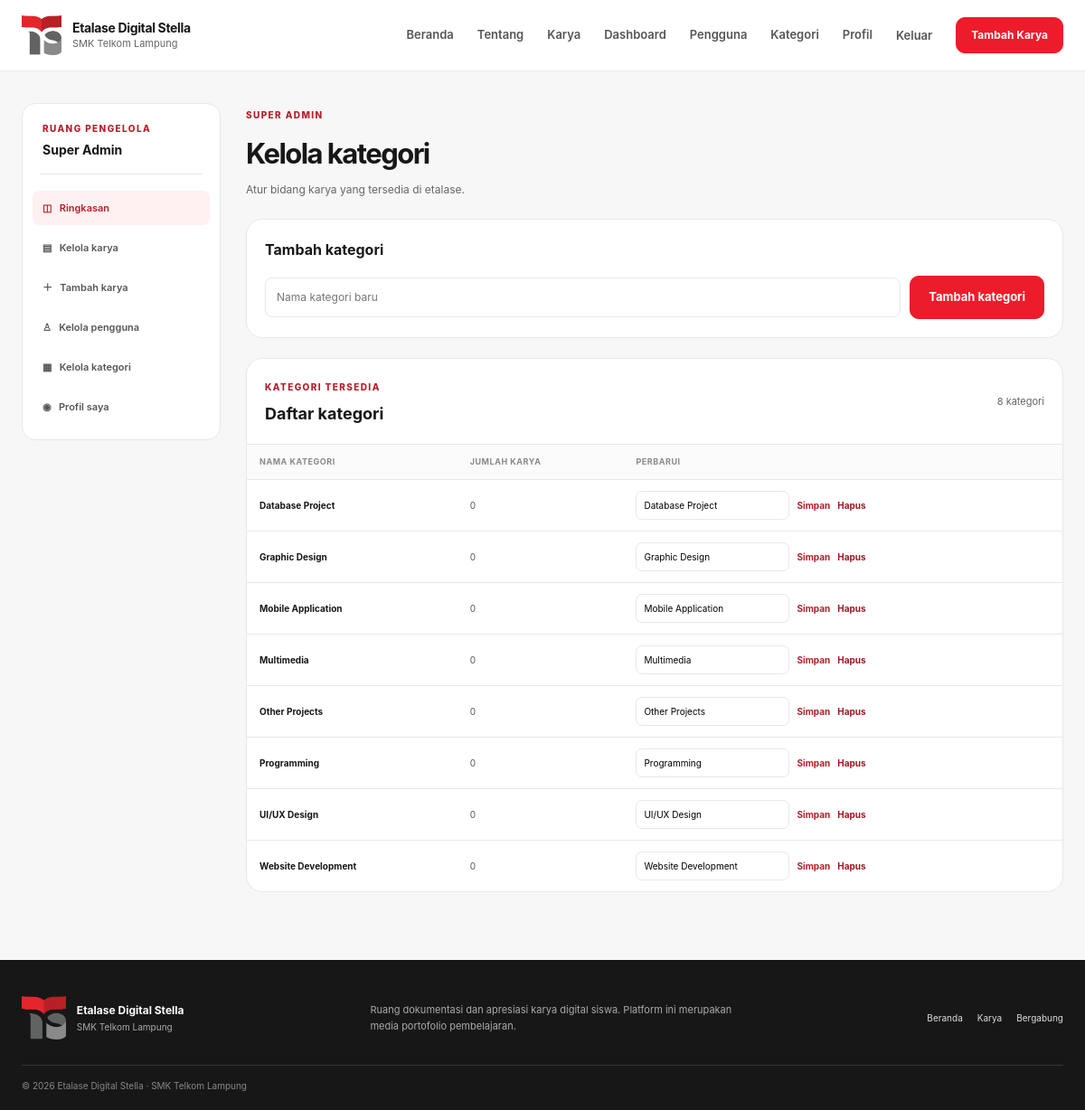
Screenshot of /admin/categories.php (signed in) with the database file from the repository.
### tables this page shows
CREATE TABLE IF NOT EXISTS categories (
  id INT UNSIGNED NOT NULL AUTO_INCREMENT,
  nama VARCHAR(100) NOT NULL,
  PRIMARY KEY (id),
  UNIQUE KEY uq_categories_name (nama)
);

### middleware/auth_check.php (called while the page is built, shortened)
<?php
$scriptDirectory = str_replace('\\', '/', dirname($_SERVER['SCRIPT_NAME'] ?? '/'));
$scriptDirectory = preg_replace('~/(auth|admin)$~', '', $scriptDirectory) ?? $scriptDirectory;
$baseUrl = rtrim($scriptDirectory, '/');
function app_url(string $path = ''): string
{
    global $baseUrl;
    return $baseUrl . ($path === '' ? '' : '/' . ltrim($path, '/'));
}
function e(mixed $value): string
{
    return htmlspecialchars((string)($value ?? ''), ENT_QUOTES | ENT_SUBSTITUTE, 'UTF-8');
}

### admin/categories.php (the view, shortened to what this page needs)
<?php
require __DIR__ . '/../middleware/auth_check.php';
$categories = $pdo->query(
    'SELECT c.id, c.nama, COUNT(p.id) AS project_count
     FROM categories c LEFT JOIN projects p ON p.category_id = c.id
     GROUP BY c.id ORDER BY c.nama'
)->fetchAll();
require __DIR__ . '/../partials/header.php';
?>
<section class="dashboard-shell container"><?php require __DIR__ . '/../partials/admin_sidebar.php'; ?>
  <div class="dashboard-content"><div class="dashboard-heading"><div><span class="eyebrow">SUPER ADMIN</span><h1>Kelola kategori</h1><p>Atur bidang karya yang tersedia di etalase.</p></div></div>
    <section class="editor-card admin-create"><h2>Tambah kategori</h2><form action="<?= e(app_url('/admin/categories.php')) ?>" method="post" class="inline-create"><?= csrf_field() ?><input type="hidden" name="action" value="create"><label class="sr-only" for="category-name">Nama kategori</label><input id="category-name" type="text" name="nama" maxlength="100" minlength="2" placeholder="Nama kategori baru" required><button class="button" type="submit">Tambah kategori</button></form></section>
    <section class="table-panel"><div class="panel-heading"><div><span class="eyebrow">KATEGORI TERSEDIA</span><h2>Daftar kategori</h2></div><span class="table-count"><?= count($categories) ?> kategori</span></div><div class="table-scroll"><table><thead><tr><th>Nama kategori</th><th>Jumlah karya</th><th>Perbarui</th></tr></thead><tbody><?php foreach ($categories as $category): ?><tr><td><strong><?= e($category['nama']) ?></strong></td><td><?= (int)$category['project_count'] ?></td><td><div class="table-actions"><form action="<?= e(app_url('/admin/categories.php')) ?>" method="post"><?= csrf_field() ?><input type="hidden" name="action" value="rename"><input type="hidden" name="category_id" value="<?= (int)$category['id'] ?>"><label class="sr-only" for="category-<?= (int)$category['id'] ?>">Nama kategori</label><input id="category-<?= (int)$category['id'] ?>" class="category-name-input" type="text" name="nama" value="<?= e($category['nama']) ?>" maxlength="100" minlength="2" required><button class="table-action" type="submit">Simpan</button></form><form action="<?= e(app_url('/admin/categories.php')) ?>" method="post" data-confirm="Hapus kategori ini? Kategori yang masih digunakan tidak dapat dihapus."><?= csrf_field() ?><input type="hidden" name="action" value="delete"><input type="hidden" name="category_id" value="<?= (int)$category['id'] ?>"><button class="table-action danger-text" type="submit">Hapus</button></form></div></td></tr><?php endforeach; ?></tbody></table></div></section>
  </div>
</section>
<?php require __DIR__ . '/../partials/footer.php'; ?>

### public/css/style.css (style rules this page uses)
:root { color-scheme: light; --red: #ed1c2b; --red-dark: #b51f28; --ink: #171717; --gray: #666; --gray-light: #888; --line: #e8e8ea; --paper: #fff; --canvas: #f7f7f8; --soft-red: #fff0f1; --shadow: 0 18px 48px rgba(23, 23, 23, .08); --radius: 18px; font-family: Inter, "Segoe UI", Arial, sans-serif; }
* { box-sizing: border-box; }
html { scroll-behavior: smooth; }
body { margin: 0; color: var(--ink); background: var(--canvas); font-size: 15px; line-height: 1.65; }
button, input, select, textarea { font: inherit; }
button, a { -webkit-tap-highlight-color: transparent; }
button { cursor: pointer; }
.container { width: min(1160px, calc(100% - 48px)); margin-inline: auto; }
.button { display: inline-flex; min-height: 48px; align-items: center; justify-content: center; gap: 12px; border: 1px solid var(--red); border-radius: 10px; padding: 0 20px; background: var(--red); color: #fff; font-size: 13px; font-weight: 700; transition: background .2s ease, border-color .2s ease, transform .2s ease, box-shadow .2s ease; }
.eyebrow { display: inline-flex; align-items: center; gap: 9px; color: var(--red-dark); font-size: 10px; font-weight: 800; letter-spacing: .14em; }
h1, h2, h3, p { margin-top: 0; }
.detail-main, .detail-sidebar, .editor-card, .profile-summary, .profile-editor, .table-panel { border: 1px solid var(--line); border-radius: var(--radius); background: #fff; }
.editor-card { max-width: 850px; padding: 27px; }
.dashboard-shell { display: grid; grid-template-columns: 220px minmax(0, 1fr); align-items: start; gap: 28px; padding-block: 35px 75px; }
.dashboard-content { min-width: 0; }
.dashboard-heading { display: flex; align-items: center; justify-content: space-between; gap: 15px; margin-bottom: 22px; }
.dashboard-heading h1 { margin: 5px 0; font-size: 31px; letter-spacing: -.05em; }
.dashboard-heading p { margin: 0; color: var(--gray); font-size: 12px; }
.table-panel { overflow: hidden; margin-top: 20px; }
.panel-heading { display: flex; align-items: center; justify-content: space-between; gap: 15px; padding: 18px 20px; }
.panel-heading h2 { margin: 3px 0 0; font-size: 18px; }
.table-count { color: var(--gray); font-size: 11px; }
.table-scroll { overflow-x: auto; }
table { width: 100%; border-collapse: collapse; white-space: nowrap; }
th, td { border-top: 1px solid var(--line); padding: 12px 14px; text-align: left; font-size: 10px; }
th { color: var(--gray-light); background: #fbfbfc; font-size: 9px; font-weight: 700; text-transform: uppercase; letter-spacing: .06em; }
td { color: #555; }
td strong { color: var(--ink); }
.table-action { border: 0; padding: 0; color: var(--red-dark); background: transparent; font-size: 10px; font-weight: 700; }
.table-actions, .table-actions form { display: flex; align-items: center; gap: 8px; }
.danger-text { color: #9c1821; }
.admin-create { max-width: none; margin-bottom: 22px; padding: 20px; }
.admin-create h2 { margin-bottom: 16px; font-size: 16px; }
.inline-create { display: flex; align-items: center; gap: 10px; }
.inline-create input:not([type="hidden"]) { flex: 1; min-height: 44px; border: 1px solid var(--line); border-radius: 8px; padding: 9px 12px; outline: 0; font-size: 12px; }
.category-name-input { width: 170px; min-height: 32px; border: 1px solid var(--line); border-radius: 7px; padding: 5px 8px; font-size: 10px; }

### rows the page displays
categories: nama "Database Project", project_count "0"
categories: nama "Graphic Design", project_count "0"
categories: nama "Mobile Application", project_count "0"
categories: nama "Multimedia", project_count "0"
categories: nama "Other Projects", project_count "0"
categories: nama "Programming", project_count "0"
categories: nama "UI/UX Design", project_count "0"
categories: nama "Website Development", project_count "0"

### other values shown
count($categories) "8"
